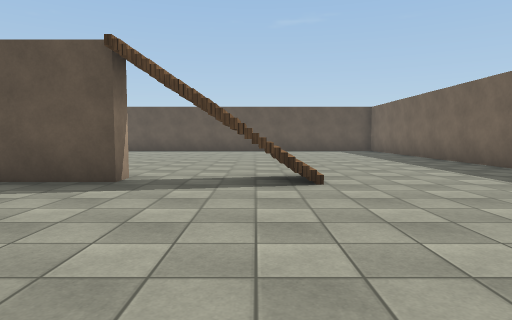
view 1 (above)

19 first-person views from a walk through a Unity game level. The camera is 1.3 m above the floor, tilts 4° down and sees 75° across. The floor is counted in squares, 2 m on a side. Each view is taken from the middle of a square. On the plan, view 1 faces up. The plan holds only what a view shows up to about 10 squares ahead; the rest is blank. The place goes on beyond the plan. The player is left out. Surface patterns are stand-ins for the level's own textures.

view 2
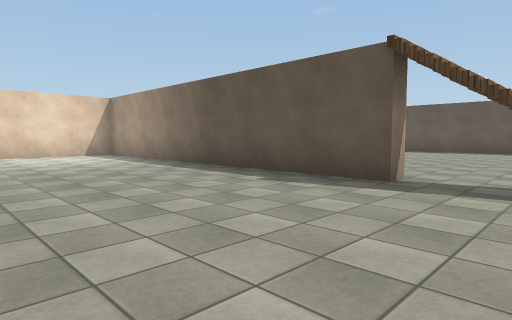

view 3
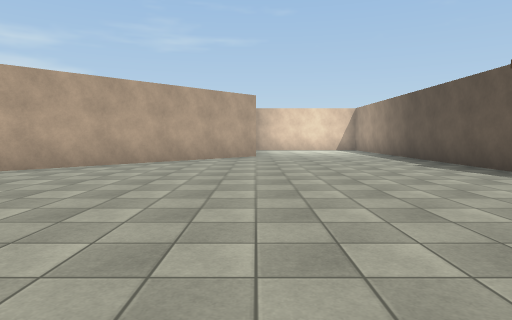

view 4
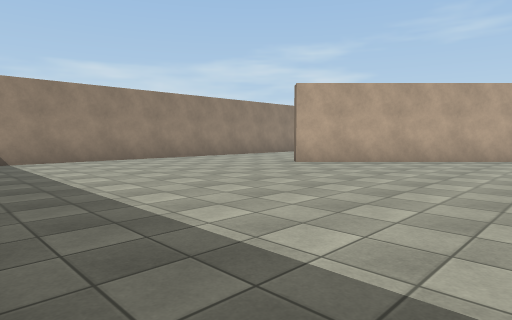

view 5
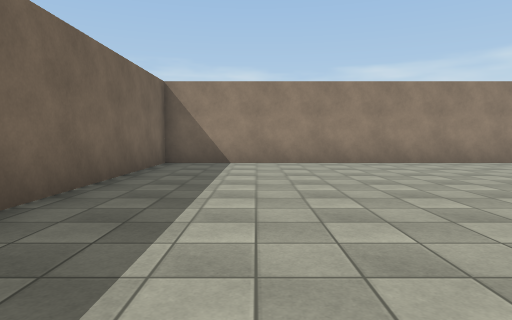

view 6
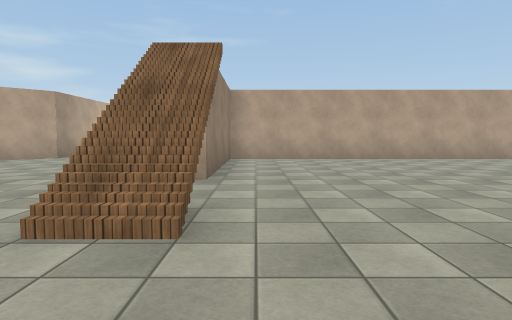

view 7
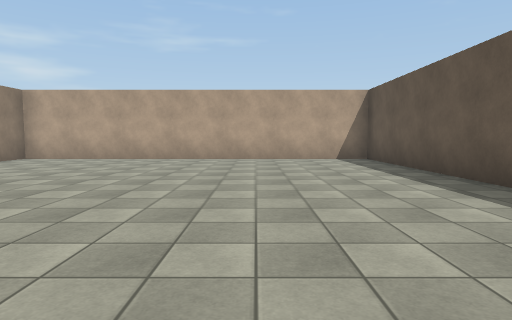

view 8
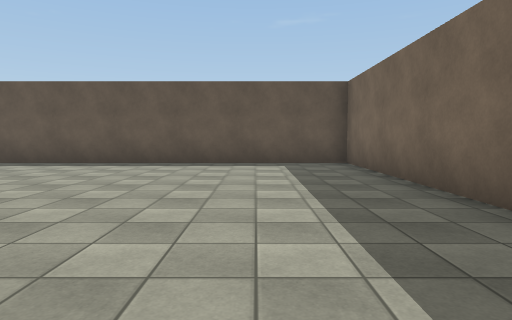

view 9
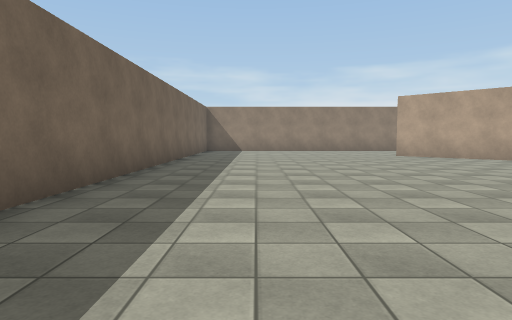

view 10
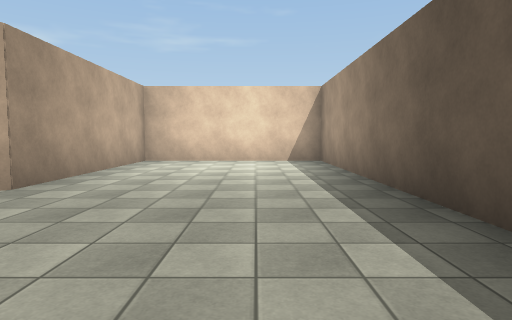

view 11
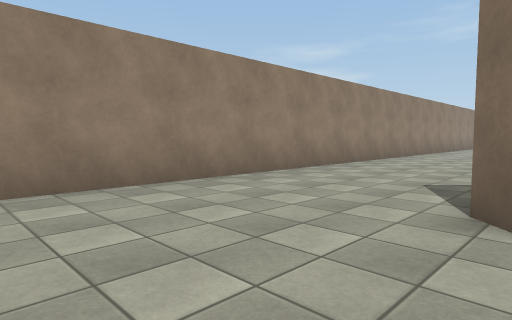

view 12
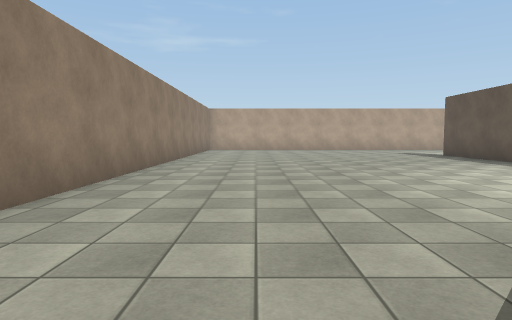

view 13
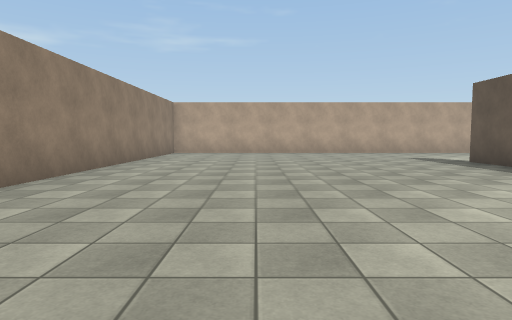

view 14
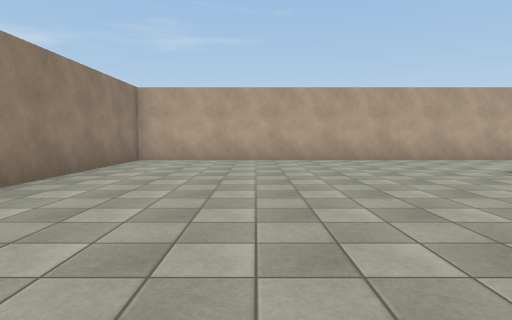

view 15
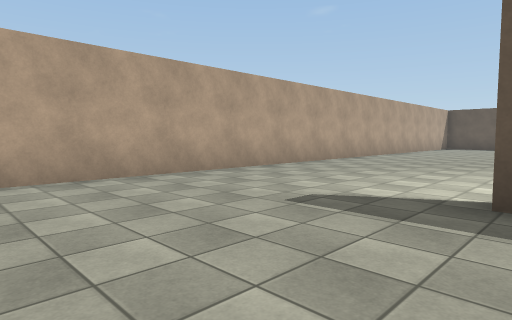

view 16
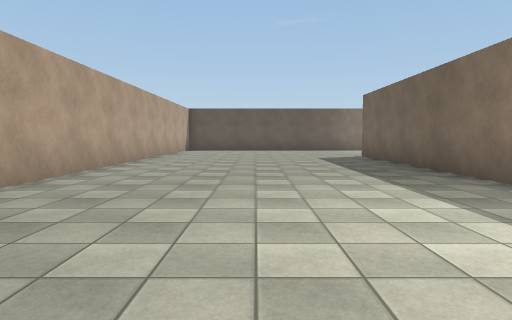

view 17
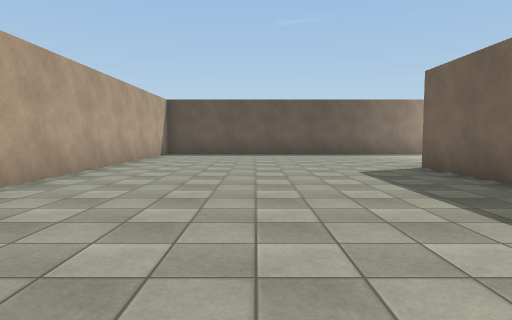

view 18
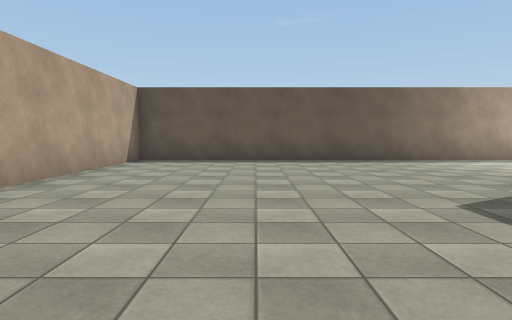

view 19
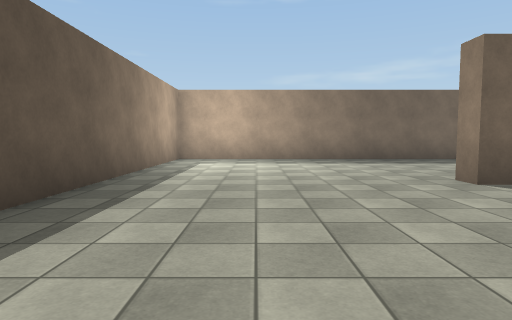

### Floor plan
Points are (right, up) in squares from view 1. A wall is a line through its corners. A room is listed if a view was taken in it or the views show most of it. See-through windows are left out.
Room 1 (views 1, 2, 3, 4, 5, 6, 7, 8, 9, 10, 11, 12, 13, 14, 15, 16, 17, 18, 19)
walls: (-7.3, 7.1) (-7.3, 15.2) (-19.2, 15.2) (-19.2, -9.2) (5.2, -9.2) (5.2, 3.1); (-12.5, 3.5) (-12.5, 10) (-12, 10); (-11.5, -0.5) (-14.6, -0.5); (5.2, 6.8) (5.2, 15.2) (-6.7, 15.2) (-6.7, 5.3) (-2, 5.3) (-2, 4.8) (-12, 4.8) (-12, 0) (-7.1, 0) (-1.8, -5.3) (-2.1, -5.7)
ways out: gap at (-2, 5)

Positions as (right, up) in squares from view 1, and headings:
1: (0, 0), facing up
2: (0, 0), facing up-left
3: (4, 0), facing left
4: (5, 0), facing down-left
5: (3, -1), facing down
6: (3, 6), facing left
7: (3, 12), facing left
8: (3, 7), facing up
9: (3, 6), facing down
10: (-3, 3), facing left
11: (1, -5), facing down-left
12: (-3, -7), facing left
13: (-6, -6), facing left
14: (-10, -6), facing left
15: (-14, -4), facing up-left
16: (-16, -1), facing up
17: (-16, 3), facing up
18: (-16, 6), facing up
19: (-17, 13), facing right
